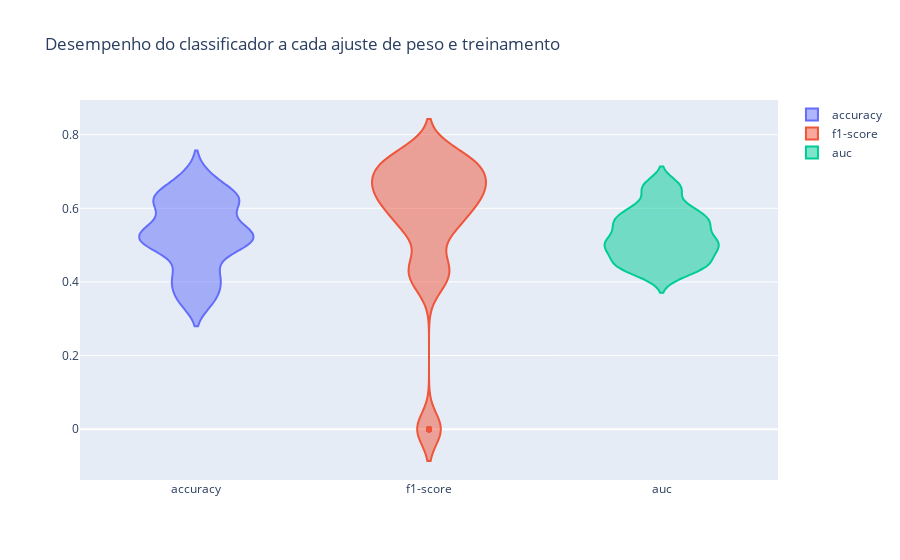

Here is the notebook cell this chart was saved with:
### Code cell
fig = go.Figure()

fig.add_trace(go.Violin(y=acc, name='accuracy'))
fig.add_trace(go.Violin(y=f1, name='f1-score'))
fig.add_trace(go.Violin(y=roc, name='auc'))

fig.update_layout(title="Desempenho do classificador a cada ajuste de peso e treinamento")

fig.show()

### Figure 1 — Plotly figure (JSON) as saved in the notebook; plotly's stock layout.template omitted (floating-point values rounded to 4 significant figures; data arrays with more than 128 entries replaced by an {"elided": "..."} marker saying what was removed)
{"data": [{"name": "accuracy", "type": "violin", "y": {"elided": "200 float values"}}, {"name": "f1-score", "type": "violin", "y": {"elided": "200 float values"}}, {"name": "auc", "type": "violin", "y": {"elided": "200 float values"}}], "layout": {"title": {"text": "Desempenho do classificador a cada ajuste de peso e treinamento"}}}
